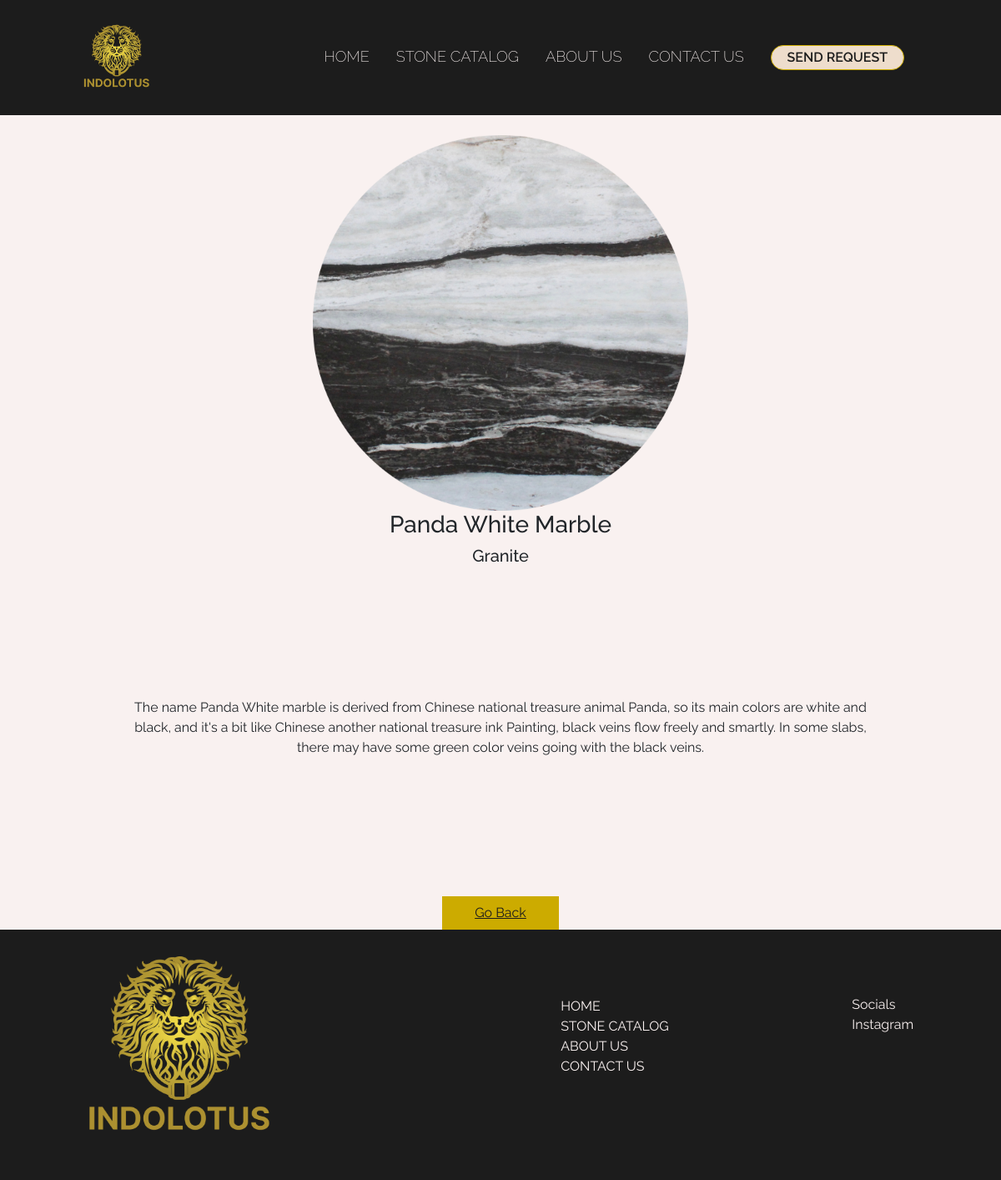
Screenshot of /app/view/7/ with the database file from the repository.
### backend/models.py (models this page shows)
class Tileproducts(models.Model):
    id=models.AutoField(primary_key=True, unique=True, blank=True, null=False, default=None)
    tileName=models.CharField(max_length=255)
    description=models.CharField(max_length=955)
    cost=models.FloatField()
    typeoftile=models.CharField(max_length=255)
    lenghtoftile=models.CharField(max_length=20)
    image=models.ImageField(upload_to='tile_products/Images',default="")

### backend/views.py (the view)
# urls.py: path("view/<int:pk>/",DetailViews.as_view(),name="products-detail"),
class DetailViews(DetailView):
    model=Tileproducts
    template_name="product_detail.html"
    context_object_name='item'

### Templates/product_detail.html (shortened to what this page needs)
{% extends 'basetemplate.html' %}
{% load static %}
{% block content %}
<center>
    <div class="projects">
        <div class="project_content">
            <img class="image_detail_product" src="{{item.image.url}}" alt="">
            <h3 class="moile_text_heading">{{item.tileName}}</h3>
            <h5 class="moile_text_heading">{{item.typeoftile}}</h5>
            <div class="description">
                <p>{{item.description}}</p>
            </div>
            <div class="minor_section">
                <button class="gobackbtn"><a href="{% url 'products-list'%}">Go Back</a></button>
            </div>
        </div>
    </div>
</center>
{% endblock content %}

### static/index.css (style rules this page uses)
* { box-sizing: border-box; font-family: Raleway; margin: 0; padding: 0; }
a { text-decoration: none; }
body { background-color: #F9F1F0; margin: 0; padding: 0; }
.gobackbtn { border: none; background-color: #CCAB00; width: 140px; height: 40px; }
.gobackbtn a { text-decoration: none; font-style: none; color: white; }
.image_detail_product { width: 450px; height: 450px; object-fit: fill; }
.projects { display: flex; justify-content: space-around; padding: 0px; }
.project_content .description { padding: 150px; }
.minor_section a { color: #1C1C1C; text-decoration: underline; }

### Templates/footer.html (style rules this page uses)
a { color: #F9F1F0; }

### rows the page displays
Tileproducts: image (picture), tileName "Panda White Marble", typeoftile "Granite", description "The name Panda White marble is derived from Chinese national treasure animal Panda, so its main colors are white and black, and it's a bit like Chinese another national treasure ink Painting, black veins flow freely and smartly. In some slabs, there may have some green color veins going with the black veins."
